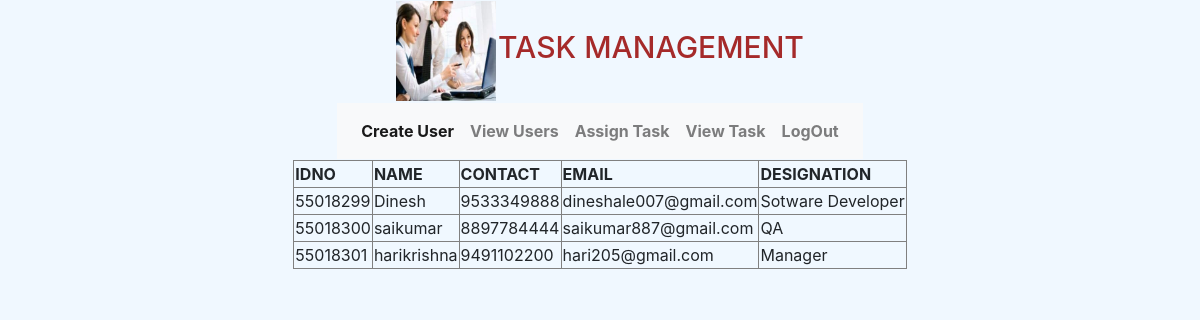
Before: /admin_app/view_users/ with the older database file.
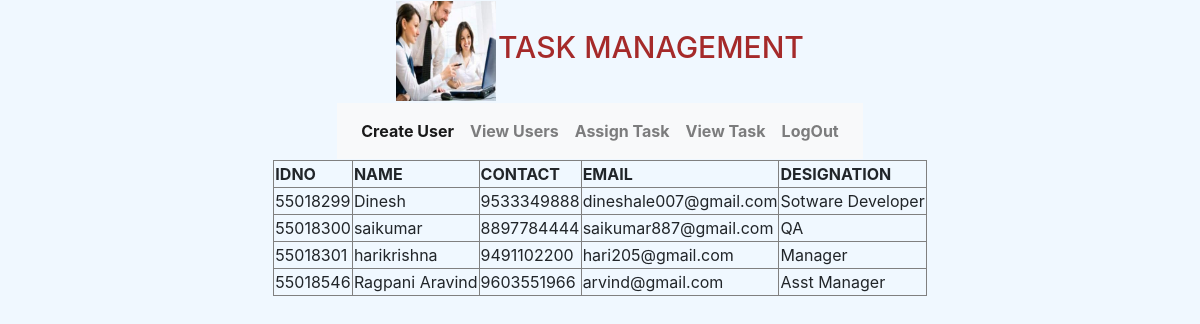
After: the same page with the newer database file.
### admin_app/models.py (models this page shows, shortened)
class EmployeeModel(models.Model):
    empID=models.IntegerField(primary_key=True)
    empName=models.CharField(max_length=30)
    contactNo=models.IntegerField(unique=True,default=False)
    emailID=models.EmailField(unique=True)
    designation=models.CharField(max_length=30)
    password=models.CharField(max_length=10)

### admin_app/views.py (the view)
# urls.py: path('view_users/',views.view_users,name='view_users'),
def view_users(request):
    data=EmployeeModel.objects.all()
    return render(request,'admin/admin_taskbar.html',{'view_users':data})

### templates/admin/admin_taskbar.html (shortened to what this page needs)
{% include 'head.html' %}
{% include 'admin/admin_header.html' %}
<html>
<body>
{% if view_users %}
    <table align="center" border="1">
        <tr><th>IDNO</th>
         <th>NAME</th>
         <th>CONTACT</th>
         <th>EMAIL</th>
         <th>DESIGNATION</th></tr>
            {% for x in view_users %}
                <tr><td>{{ x.empID }}</td>
                    <td>{{ x.empName }}</td>
                    <td>{{ x.contactNo }}</td>
                    <td>{{ x.emailID }}</td>
                    <td>{{ x.designation }}</td></tr>
                    {% endfor %}
             </table>
{% endif %}
</body>
</html>

### templates/head.html (shortened to what this page needs)
<!doctype html>
{% load staticfiles %}
<html lang="en">
  <head>
    <link rel="stylesheet" href="https://stackpath.bootstrapcdn.com/bootstrap/4.4.1/css/bootstrap.min.css">
  </head>
  <body style="background-color:aliceblue ">
    <table align="center">
        <tr><th><img src="{% static 'images/image11.jpg' %}" height="100" width="100"/></th>
        <th><h1 style="text-align: center;color: brown;font-size: 30px">TASK MANAGEMENT</h1></th></tr>
    </table>

### templates/admin/admin_header.html (shortened to what this page needs)
{% load staticfiles %}
<html lang="en">
  <head>
    <link rel="stylesheet" href="https://stackpath.bootstrapcdn.com/bootstrap/4.4.1/css/bootstrap.min.css">
  </head>
  <body style="background-color:aliceblue ">
    <table align="center">
        <tr><th>
            <nav class="navbar navbar-expand-lg navbar-light bg-light">
  <div class="collapse navbar-collapse" id="navbarNav">
    <ul class="navbar-nav">
      <li class="nav-item active">
        <a class="nav-link" href="{% url 'create_user' %}">Create User</a>
      </li>
      <li class="nav-item">
        <a class="nav-link" href="{% url 'view_users' %}">View Users</a>
      </li>
      <li class="nav-item">
        <a class="nav-link" href="{% url 'assign_task' %}">Assign Task</a>
      </li>
        <li class="nav-item">
        <a class="nav-link" href="{% url 'view_task' %}">View Task</a>
      </li>
      <li class="nav-item">
        <a class="nav-link" href="{% url 'admin_page' %}">LogOut</a>
      </li>
    </ul>
  </div>
</nav>
        </th></tr>
    </table>
  </body>
</html>

Changed rows visible on the page:
added EmployeeModel: empID "55018546", empName "Ragpani Aravind", contactNo "9603551966", emailID "arvind@gmail.com", designation "Asst Manager"
